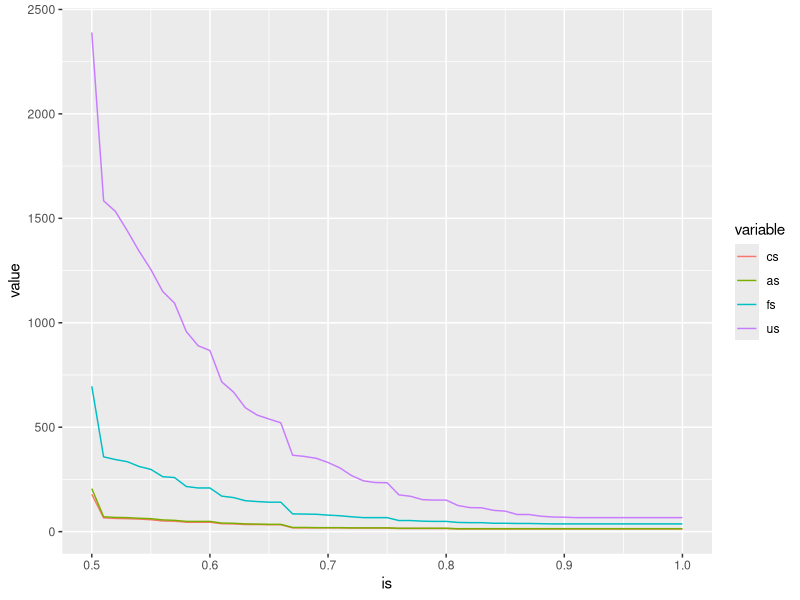
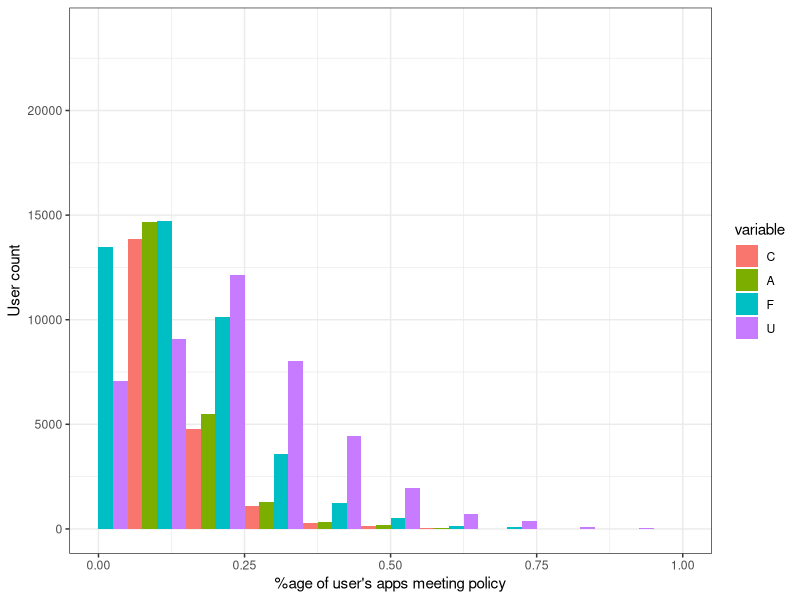
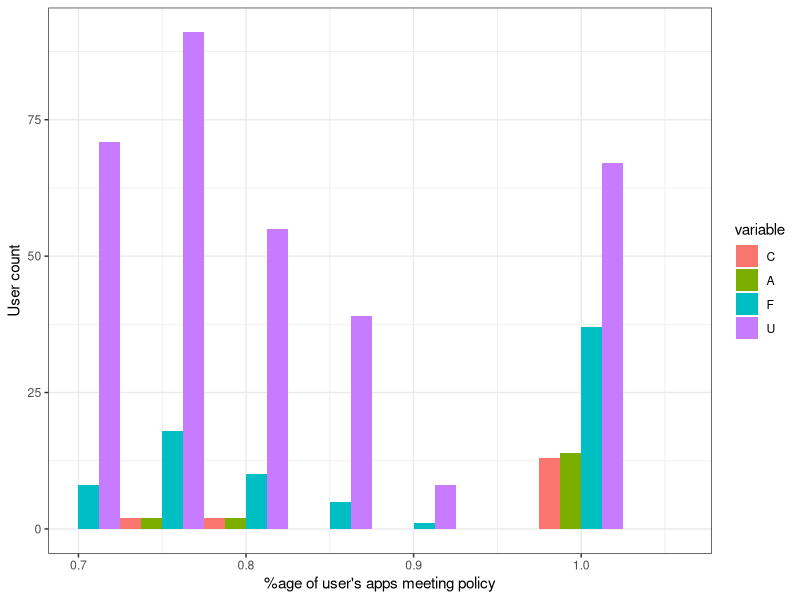
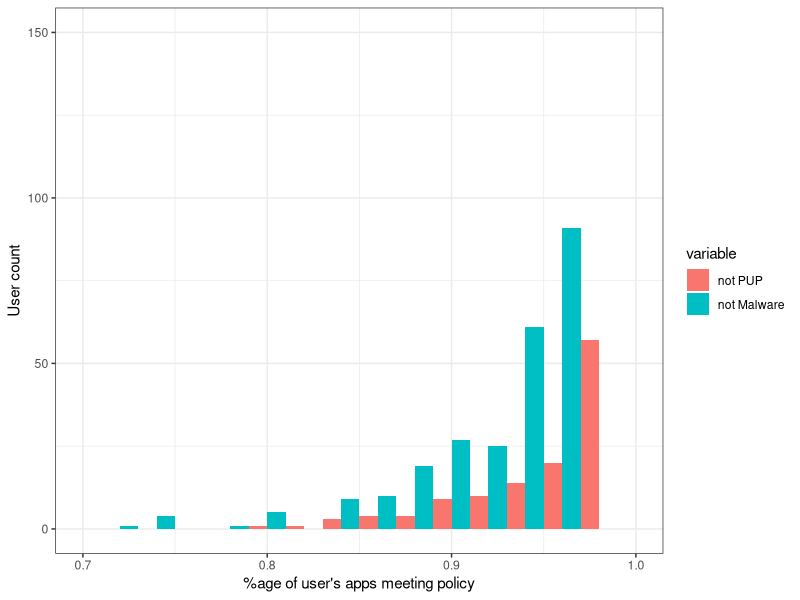
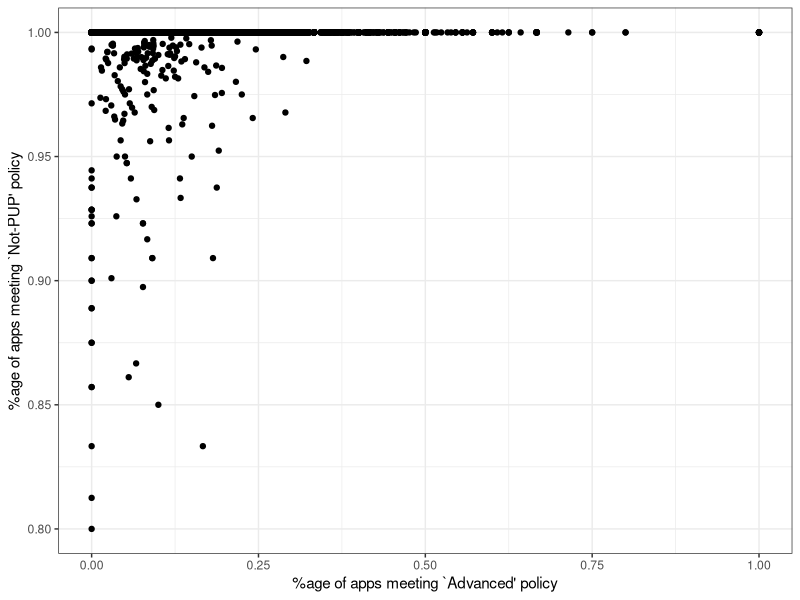

R code for these plots, in order:
library('ggplot2')
library('reshape2')

advanced     <- read.csv('advanced.csv')
conservative <- read.csv('conservative.csv')
fencesitter  <- read.csv('fencesitter.csv')
malware      <- read.csv('malware.csv')
pus          <- read.csv('pus.csv')
unconcerned  <- read.csv('unconcerned.csv')
pup <- read.csv('pup.csv')

installs <- read.csv('user-installs.csv')


lin <- merge(merge(merge(conservative, advanced), fencesitter), unconcerned)
lin_ <- merge(lin, installs)
lin__ <- lin_[lin_$installs > 20,]
lin___ <- lin__[,1:5]
colnames(lin___)[2] <- "C"
colnames(lin___)[3] <- "A"
colnames(lin___)[4] <- "F"
colnames(lin___)[5] <- "U"
lin_no_u <- lin__[,1:4]

d_lin <- melt(lin___, id.vars=c(1))
d_lin_no_u <- melt(lin_no_u, id.vars=c(1))

setEPS()
postscript("lin-poster.eps", width=6, height=4)
p_lin <- ggplot(d_lin, aes(x=value, fill=variable)) +
         geom_histogram(binwidth=0.10, position="dodge") +
         xlim(0,1.0) +
         theme_bw()

update_labels(p_lin, list(x="%age of user's apps meeting policy", y="User count", color="Policy"))
dev.off()

setEPS()
postscript("lin-poster-focused.eps", width=6, height=4)
p_lin <- ggplot(d_lin, aes(x=value, fill=variable)) +
         geom_histogram(binwidth=0.05, position="dodge") +
         xlim(0.70,1.06) +
         theme_bw()

update_labels(p_lin, list(x="%age of user's apps meeting policy", y="User count", color="Policy"))
dev.off()

bad <- merge(pup,malware)

bad_ <- merge(bad, installs)
bad__ <- bad_[bad_$installs > 20,]
bad___ <- bad__[,1:3]

colnames(bad___)[2] <- "not PUP"
colnames(bad___)[3] <- "not Malware"
d_bad <- melt(bad___, id.vars=c(1))

setEPS()
postscript("malware-poster.eps", width=6, height=4)
p_bad <- ggplot(d_bad, aes(x=value, fill=variable)) +
         geom_histogram(binwidth=0.02, position="dodge") +
         ylim(0,150) +
         xlim(0.7, 0.9999) +
         theme_bw()

update_labels(p_bad, list(x="%age of user's apps meeting policy", y="User count", color="Policy"))
dev.off()

setEPS()
postscript("c_v_pup-poster.eps", width=6, height=4)
colnames(bad___)[2] <- "PUP"
data <- merge(lin___, bad___)
d_data <- melt(data, id.vars=c(1))
p_data <- ggplot(data, aes(x=C, y=PUP)) + geom_point() + theme_bw()
update_labels(p_data, list(x="%age of apps meeting `Advanced' policy",
                           y="%age of apps meeting `Not-PUP' policy"))
dev.off()


# Generate the conformance table
# conformance <- function(data, field, amount) { return(100 * nrow(data[field >= amount,]) / nrow(data[field >= 0.0,])) }
conformance <- function(data, field, amount) { return( nrow(data[field >= amount,])) }
cs = NULL
as = NULL
fs = NULL
us = NULL
is = NULL
for(i in 1:101)
{
         is[i] = (i-1)/100
         cs[i] = conformance(lin___, lin___$C, (i-1)/100)
         as[i] = conformance(lin___, lin___$A, (i-1)/100)
         fs[i] = conformance(lin___, lin___$F, (i-1)/100)
         us[i] = conformance(lin___, lin___$U, (i-1)/100)
}
df = data.frame(is, cs, as, fs, us)
df.conforming <- df[df$is >= 0.5,]
summary(df)
d_df <- melt(df.conforming, id.vars=is)
ggplot(d_df, aes(x=is, y=value, colour=variable)) + geom_line()

df[df$is == 0.50,]
df[df$is == 0.60,]
df[df$is == 0.70,]
df[df$is == 0.80,]
df[df$is == 0.90,]
df[df$is == 1.00,]
